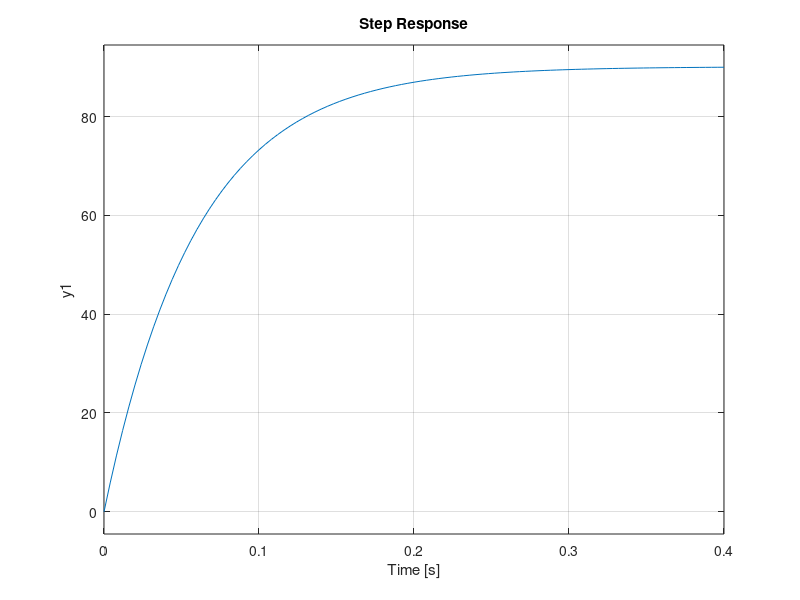

This figure's MATLAB source:
clc, clear all

s = tf('s');

Ke = .0111;
taum = .0596;

M = tf(1/Ke/(1 + taum*s));

figure(1)
clf
subplot(211);
margin(M);
subplot(212);
step(M);